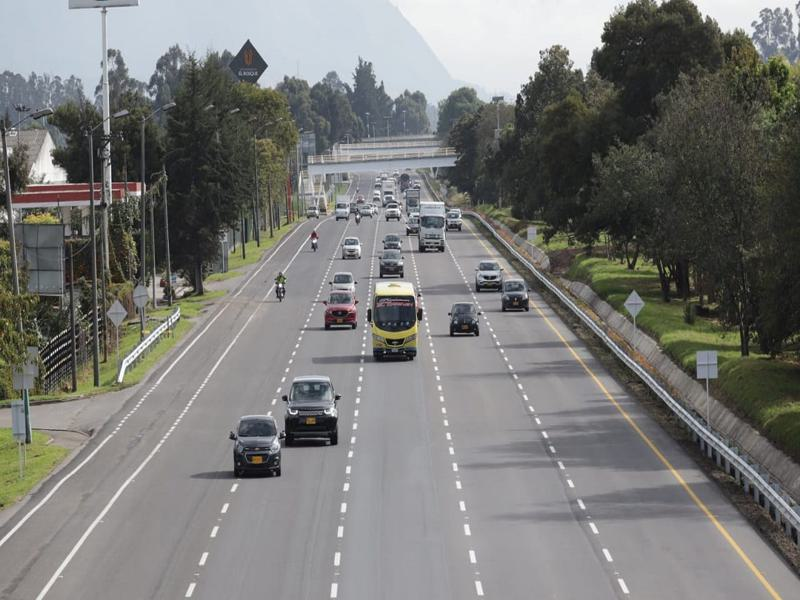
#> input picture taller2/p/imagen10.jpg, 800 x 600 px; its folder holds 4 pictures in this run
$ python restaurar_imagenes.py
#> lines starting #> are read from the running program, lines starting #| are printed output that depends on the picture
from PIL import Image
import os

# Ruta de la carpeta que contiene las imágenes
folder_path = './taller2/p'
# Dimensiones deseadas para restaurar
new_size = (128, 128)  # Cambia esto a las dimensiones que desees

# Iterar sobre cada archivo en la carpeta
for filename in os.listdir(folder_path):
    if filename.endswith(('.jpg', '.jpeg', '.png', '.bmp', '.gif')):  # Filtrar por tipos de imagen
        img_path = os.path.join(folder_path, filename)
        with Image.open(img_path) as img:
            # Redimensionar la imagen
#> img is the input picture: PIL image 800x600 RGB; mean R, G, B 120.5, 120.7, 118.3
            img = img.resize(new_size)
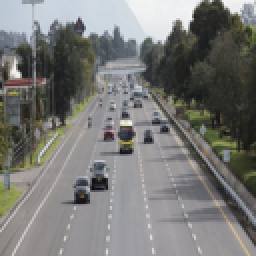
#> img: PIL image 128x128 RGB (shown 2 times larger); mean R, G, B 120.5, 120.7, 118.3
            # Guardar la imagen redimensionada
            img.save(img_path)
#> pass 2 of the loop `for filename in os.listdir(folder_path):`:
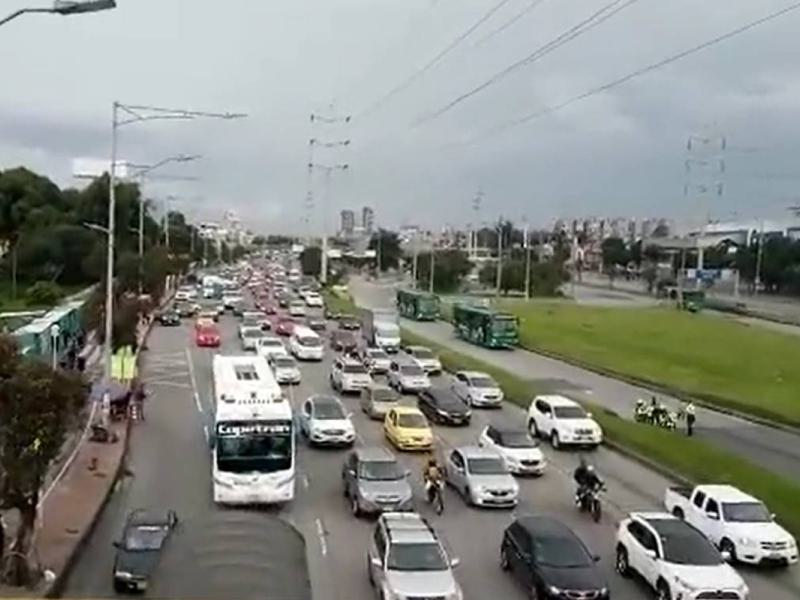
#> input picture taller2/p/imagen12.jpg, 800 x 600 px
#> img is the input picture: PIL image 800x600 RGB; mean R, G, B 134.6, 137.8, 132.1
#> `img = img.resize(new_size)`:
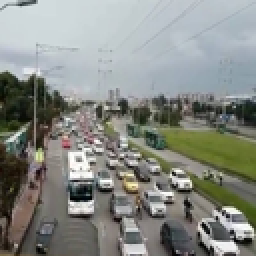
#> img: PIL image 128x128 RGB (shown 2 times larger); mean R, G, B 134.6, 137.8, 132.1
#> pass 3 of the loop `for filename in os.listdir(folder_path):`:
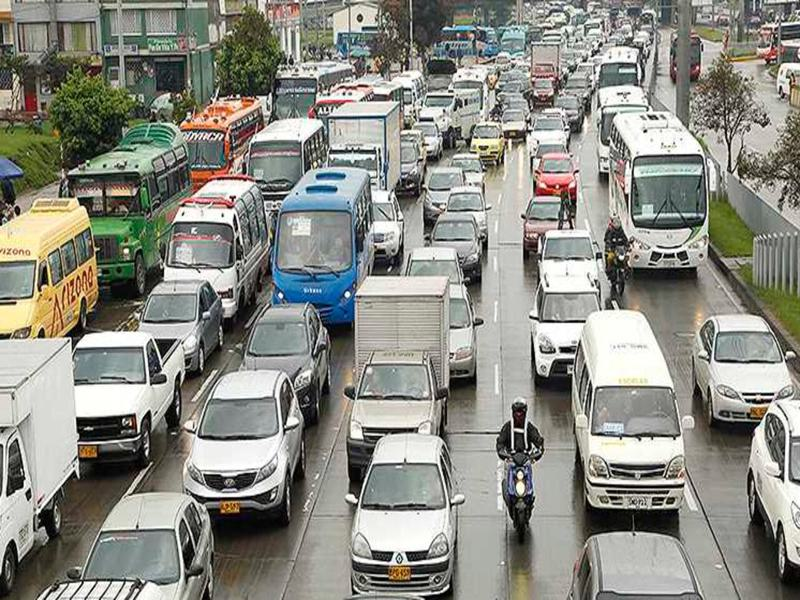
#> input picture taller2/p/imagen13.jpg, 800 x 600 px
#> img is the input picture: PIL image 800x600 RGB; mean R, G, B 139.6, 140.3, 131.9
#> `img = img.resize(new_size)`:
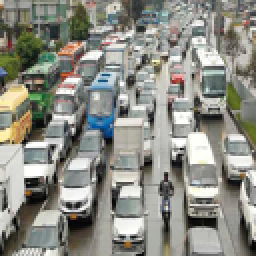
#> img: PIL image 128x128 RGB (shown 2 times larger); mean R, G, B 139.6, 140.3, 131.9
#> the loop made 4 passes; the first 3 are shown

print("Todas las imágenes han sido restauradas a las nuevas dimensiones.")
